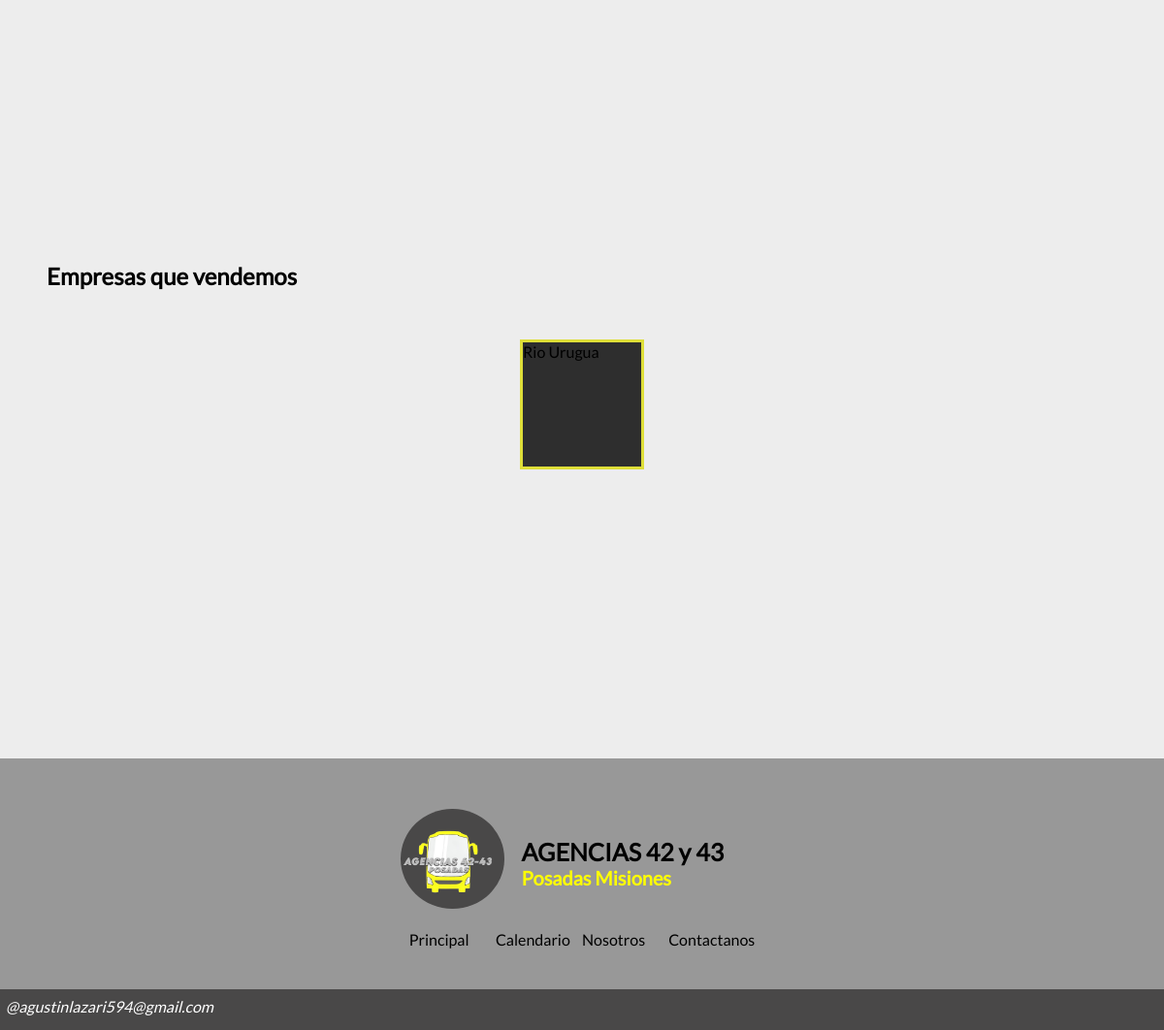
Before: /Pagina/index.php (lower part) with the older database file.
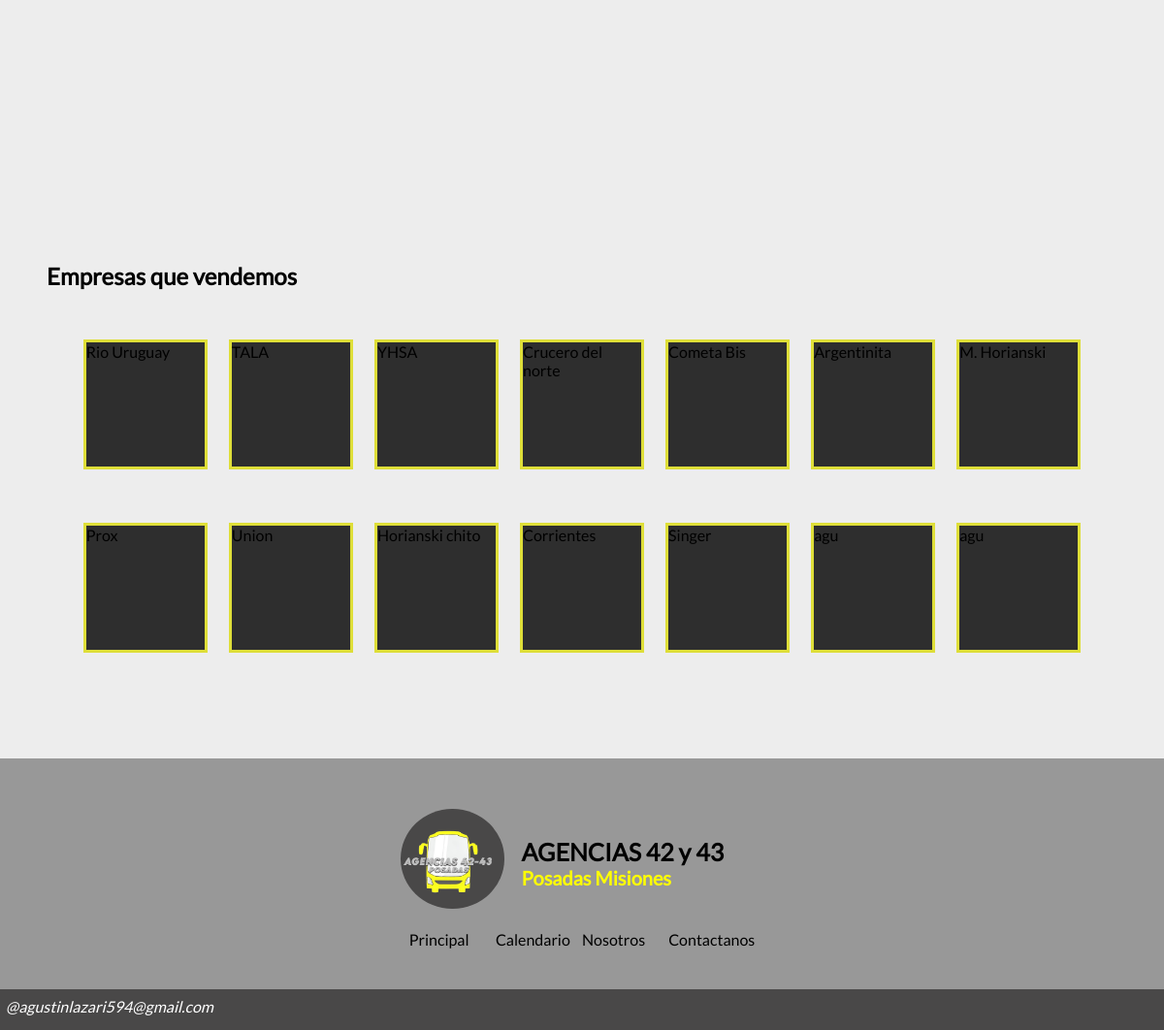
After: the same page with the newer database file.
### tables this page shows
CREATE TABLE `empresa` (
  `EmpresaID` int(5) NOT NULL,
  `Nombre` varchar(1000) NOT NULL,
  `PaletaID` int(10) DEFAULT NULL,
  `ImagenPrincipal` varchar(1000) NOT NULL,
  `ImagenI` varchar(1000) NOT NULL,
  `ImagenII` varchar(1000) NOT NULL,
  `ImagenIII` varchar(1000) NOT NULL,
  `IconoEmpresa` varchar(10) NOT NULL
);

### libraries/functions.php (the view, shortened to what this page needs)
<?php
    function QueryAndGetData($query){
        include "conexion.php";
        try{
            if($ejecucion = mysqli_query($conexion, $query)){
                return $ejecucion;
            }
            else{
                throw new Exception(mysqli_error($conexion));
                return false;
            }
        }catch(Exeption $Error){
            $Error = $error->getMessage();
            ErrorLog2($Error);
        }
    }
    function imagen_empresas($query){
        $datos = QueryAndGetData($query);
        if(mysqli_num_rows($datos)>1){
            while($dato = mysqli_fetch_assoc($datos)){
                echo "<div class='empresaimg'> ".$dato['Nombre']."
                    <img src='' alt=''>
                </div>";
            }
        }
        else{
            $datos = mysqli_fetch_assoc($datos);
            echo "<div class='empresaimg'> ".$datos['Nombre']."
            <img src='' alt=''>
            </div>";
        }
    }
?>

### Pagina/index.php (shortened to what this page needs)
<?php
    include "querys.php";
?>
<!DOCTYPE html>
<html lang="ES">
<head>
    <link rel="stylesheet" type="text/css" href="assets/css/style.css">
    <link rel="stylesheet" type="text/css" href="../libraries/Pikaday-master/css/pikaday.css">
</head>
    <body id="bodyB">
        <main id="mainB">
            <section class="main__section">
                <article id="Nosotros" class="m-s__article-comollegar">
                    <div class="agenciaimg_container">
                    </div>
                </article>
                <article id="Empresa" class="m-s__article-empresas">
                    <h2>Empresas que vendemos</h2>
                    <div class="empresaimg_container">
                        <?php
                            imagen_empresas($empresa);
                        ?>
                    </div>
                </article>
            </section>
        </main>
        <footer id="footer">
            <section class="footer__section">
                <article class="f-s__article">
                    <div class="f-s-a__div">
                        <img class="f-s-a-d__img" src="imgs/iconoEmpresa.png" alt="" />
                    </div>
                    <div class="f-s-a__div">
                        <h1 class="f-s-a-d__h1">AGENCIAS 42 y 43</h1>
                        <h3 class="f-s-a-d__h3">Posadas Misiones</h3>
                    </div>
                </article>
                <nav class="f-s__nav">
                    <ul>
                        <li><a class="f-s-n-l__a" href="">Principal</a></li>
                        <li><a class="f-s-n-l__a" href="">Calendario</a></li>
                        <li><a class="f-s-n-l__a" href="">Nosotros</a></li>
                        <li><a class="f-s-n-l__a" href="">Contactanos</a></li>
                    </ul>
                </nav>
            </section>
            <address class="footer__address"><a class="f_a__a" href="agustinlazari594@gmail.com">@agustinlazari594@gmail.com</a></address>
        </footer>
    </body>
</html>

### Pagina/assets/css/style.css (style rules this page uses)
body { background-color: rgba(209, 209, 209, 0.388); display: grid; grid-template-rows: 10rem 280px; }
* { font-family: 'lato', sans-serif; margin: 0; padding: 0; }
#footer { background-color: #989898; color: #000000; max-height: 280px; min-height: 50px; height: 100%; width: 100%; box-sizing: content-box; justify-items: center; display: grid; grid-template-rows: 85% 15%; }
.f-s__article { display: grid; margin-top: 10%; height: 65%; grid-template-columns: 30% 70%; grid-template-rows: 100% 10%; gap: 5%; justify-content: center; }
.f-s-a__div { width: 100%; height: 100%; box-sizing: content-box; }
.footer__section { background-color: #989898; width: 100%; display: grid; justify-content: center; }
.footer__address { box-sizing: border-box; background-color: #494848; height: 100%; width: 100%; padding-top: 0.5rem; padding-left: 0.5%; justify-self: left; }
.f-s-a__div:first-child { border-radius: 100%; height: 90%; margin-top: 15%; background-color: #494848; }
.f-s-a-d__img { width: 150px; margin-top: -1rem; margin-left: -1.5rem; height: 150px; position: absolute; z-index: 100; }
.f_a__a { color: #ffffff; width: 100%; box-sizing: border-box; text-decoration: none; }
.f-s__nav ul { list-style: none; width: 100%; display: grid; grid-template-columns: 1fr 1fr 1fr 1fr; }
.f-s-n-l__a { color: #000000; text-decoration: none; }
.f-s-a-d__h3 { color: #FFFF00; font-size: 20px; margin: 0; }
.f-s-a-d__h1 { box-sizing: content-box; margin-top: 18%; font-size: 25px; }
.agenciaimg_container { display: grid; grid-template-columns: repeat(auto-fit, minmax(20rem, 20rem)); margin-top: 1rem; gap: 5%; overflow-y: auto; height: 80%; justify-content: center; }
#Empresa { display: grid; grid-template-rows: 5rem 1fr; }
.empresaimg_container { display: grid; grid-template-columns: repeat(auto-fit, minmax(5rem, 8rem)); height: 80%; gap: 2%; overflow-x: auto; justify-content: center; }
.empresaimg { background-color: #2e2e2e; height: 8rem; min-height: 5rem; border:0.2rem solid #DEDE38; }
#bodyB { display: grid; height: 100%; grid-template-rows: 9.5rem 150rem 280px; }
#mainB { height: 100%; }
.main__section { display: grid; grid-template-rows: 50rem 40rem 40rem; height: 100%; gap: 10rem; padding-top: 5rem; }
.m-s__article-comollegar { padding: 3rem; height: 100%; }
.m-s__article-empresas { padding: 3rem; }

Changed rows visible on the page:
now on one of the page's lists (row edited): empresa: Nombre "Rio Uruguay"
changed empresa: Nombre "Rio Urugua" → (not shown)
added empresa: Nombre "TALA"
added empresa: Nombre "YHSA"
added empresa: Nombre "Crucero del norte"
added empresa: Nombre "Cometa Bis"
added empresa: Nombre "Argentinita"
added empresa: Nombre "M. Horianski"
added empresa: Nombre "Prox"
added empresa: Nombre "Union"
added empresa: Nombre "Horianski chito"
added empresa: Nombre "Corrientes"
added empresa: Nombre "Singer"
added empresa: Nombre "agu"
added empresa: Nombre "agu"
